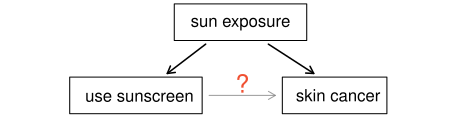

Write the R code that produced this figure.
library(openintro)
data(COL)

myPDF("sunCausesCancer.pdf", 4.7, 1.2,
      mar = rep(0, 4))
plot(c(-0.05, 1.2),
     c(0.39, 1),
     type = 'n',
     axes = FALSE)
text(0.59, 0.89, 'sun exposure')
rect(0.4, 0.8, 0.78, 1)
text(0.3, 0.49, 'use sunscreen')
rect(0.1, 0.4, 0.48, 0.6)
arrows(0.49, 0.78, 0.38, 0.62,
       length = 0.08, lwd = 1.5)
text(0.87, 0.5, 'skin cancer')
rect(0.71,0.4, 1.01, 0.6)
arrows(0.67, 0.78, 0.8, 0.62,
       length = 0.08, lwd = 1.5)

arrows(0.5, 0.5, 0.69, 0.5,
       length = 0.08, col = COL[6,2])
text(0.595, 0.565, "?",
     cex = 1.5, col = COL[4])
dev.off()
